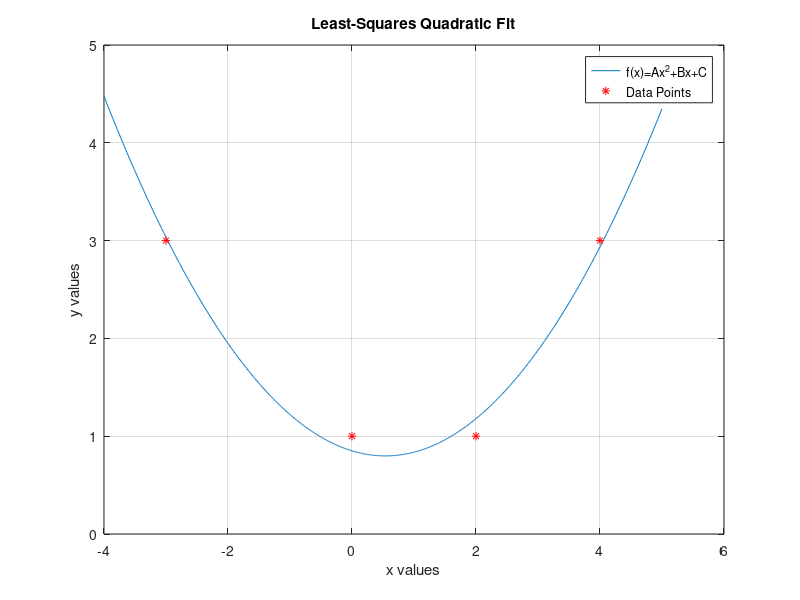

MATLAB code for this plot:
%me303 fall 2020
%Quadratic Fit

%This code is for finding appropriate quadratic fit to given set of data
%points. Calculation of coefficients of matrix M is standart. Only
%difference will be size of the matrix 3*3. When making linear fit this 
%matrix will be 2*2.  

clc
clear all
close all

X=[-3 0 2 4];
Y=[3 1 1 3];

scatter(X,Y,'r*')

N=length(X);
m11=sum(X.^4);
m12=sum(X.^3);
m13=sum(X.^2);
m21=m12;
m22=m13;
m23=sum(X);
m31=m22;
m32=m23;
m33=N;

L1=Y*X'.^2;  %L1=sum(Y.*X.^2) şeklinde de yazılabilir
L2=Y*X';
L3=sum(Y);

M=[m11 m12 m13;m21 m22 m23;m31 m32 m33];
L=[L1;L2;L3];

U=M\L;

A=U(1);
B=U(2);
C=U(3);

f=@(x) A*x.^2+B*x+C;
a=-4:0.01:5;
plot(a,f(a),X,Y,'r*')
legend('f(x)=Ax^{2}+Bx+C','Data Points') %^{...} yazdığında üste yazar
xlabel('x values')
ylabel('y values')
title('Least-Squares Quadratic Fit')
grid on